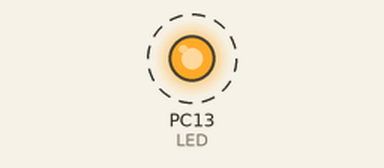
A program run on a simulated STM32 Blue Pill. Shown: output pins drawn as LEDs (lit = HIGH). Dashed ring = blinking. Random numbers use the default seed unless the program sets one; what the program prints to the serial monitor is not drawn.

Above: at 0.5 s.
Timing chart, 0 to 3.0 s (numbered marks = the images above):
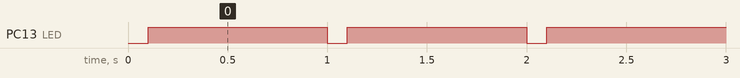

Measured:
- by itself, PC13 (LED): alternates HIGH for 0.90 s and LOW for 0.10 s

The program:

main.cpp
```cpp
#include <Arduino.h>

#ifdef ARDUINO_ARCH_STM32
const int LED = PC13;
#else
const int LED = LED_BUILTIN;
#endif

void floatByBytes(float data);

void setup() {
  // Status LED
  pinMode(LED, OUTPUT);
  digitalWrite(LED, HIGH); // Default to unilluminated

  Serial.begin(115200);

  while (!Serial) delay(100); // Wait for USB to initialize communications
}

void loop() {

  /* the order of data going into the vision system:

  Airspeed, Altimeter,
  GyroX, GyroY, GyroZ, GyroW, (-1 , 1)
  heading, (0,360)
  GPSX, GPSY, (-180, 180)
  totalEnergy, energyLossRate, efficiency,
  temp, pressure,
  windX, windY, windZ

  Realistically we will make a function for this in the final aircraft
  to hold all these function calls with a bunch of parameters passed in
  for all the system characteristics.
  */
  floatByBytes(32.000); // 32 is 0x4200_0000 in hex, if the byte order is reversed (0x0000_0042) then it will be interpreted as 9.24856986454e-44
  floatByBytes(23.151); // 0x41b9353f, if reversed then 0.709858000278

  floatByBytes((millis()/1000) % 360);

  floatByBytes((random(35999)-18000)/1000.0);
  floatByBytes((random(35999)-18000)/1000.0);

  floatByBytes(567.32);
  floatByBytes(555.50);
  floatByBytes(0.9875);

  floatByBytes(18.74);
  floatByBytes(1020.57);

  floatByBytes(2.7);
  floatByBytes(-6.8);
  floatByBytes(34.93);

  // Flash LED for status update
  const unsigned long flashPeriod   =  100;
  const unsigned long overallPeriod = 1000; // Overall period between messages
  digitalWrite(LED, LOW); // LED is lit when LOW
  delay(flashPeriod);
  digitalWrite(LED, HIGH);
  delay(overallPeriod - flashPeriod);
}

void floatByBytes(float data) {
  char * dataPointer = (char *) & data;

  //for (int i = 4; i > 0; i--) Serial.write(dataPointer[i-1]); // Most significant byte first
  for (int i = 0; i < 4; i++) Serial.write(dataPointer[i]); // Least significant byte first
}
```
